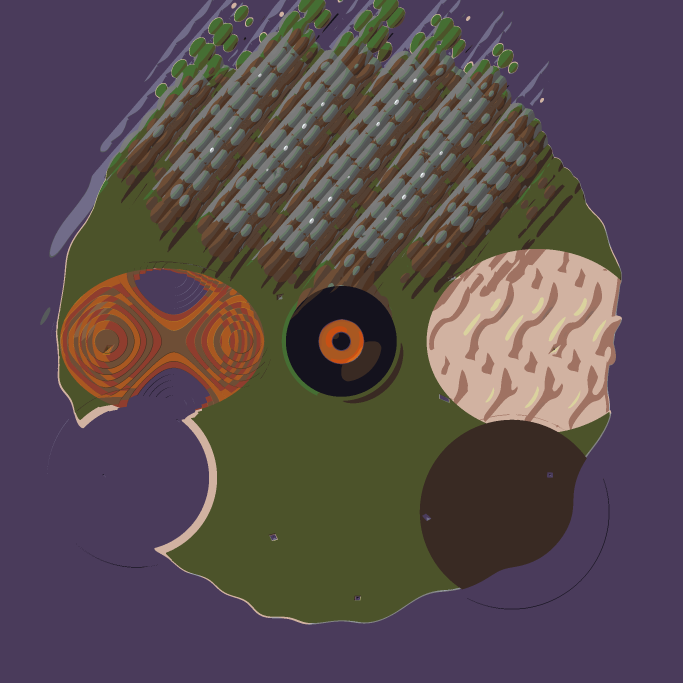
#> input picture worldpainter/ASHFALL_COLOR_TO_TERRAIN_PREVIEW.png, 2048 x 2048 px (shown at 1/3 size)
$ python color_to_terrain.py ../../worldpainter/ASHFALL_COLOR_TO_TERRAIN_PREVIEW.png
#> lines starting #> are read from the running program, lines starting #| are printed output that depends on the picture
#!/usr/bin/env python3
"""
=============================================================================
ASHFALL: Gaea Color-To-Terrain Converter (Python Engine)
Based on creativitRy's ColorToTerrain Algorithm (https://github.com/creativitRy/ColorToTerrain)
=============================================================================
Converts photorealistic Gaea SatMap/RGB Colormaps into native Minecraft blocks
using vectorized color distance matching and geological slope rules.
"""

import os
import sys
import time
from pathlib import Path
from typing import Dict, List, Tuple, Optional, Any

import numpy as np
from PIL import Image

# creativitRy Official Default Minecraft Terrain Palette
COLOR_TO_TERRAIN_PALETTE = [
    {"name": "BareGrass",        "t": 1,   "r": 69,  "g": 110, "b": 51,  "mc_block": "minecraft:grass_block"},
    {"name": "Dirt",             "t": 2,   "r": 134, "g": 96,  "b": 67,  "mc_block": "minecraft:dirt"},
    {"name": "Permadirt",        "t": 3,   "r": 110, "g": 78,  "b": 54,  "mc_block": "minecraft:coarse_dirt"},
    {"name": "Podzol",           "t": 4,   "r": 90,  "g": 63,  "b": 28,  "mc_block": "minecraft:podzol"},
    {"name": "Sand",             "t": 5,   "r": 219, "g": 211, "b": 160, "mc_block": "minecraft:sand"},
    {"name": "RedSand",          "t": 6,   "r": 169, "g": 88,  "b": 33,  "mc_block": "minecraft:red_sand"},
    {"name": "HardenedClay",     "t": 10,  "r": 150, "g": 92,  "b": 66,  "mc_block": "minecraft:terracotta"},
    {"name": "WhiteClay",        "t": 11,  "r": 209, "g": 178, "b": 161, "mc_block": "minecraft:white_terracotta"},
    {"name": "OrangeClay",       "t": 12,  "r": 161, "g": 83,  "b": 37,  "mc_block": "minecraft:orange_terracotta"},
    {"name": "MagentaClay",      "t": 13,  "r": 149, "g": 88,  "b": 108, "mc_block": "minecraft:magenta_terracotta"},
    {"name": "LightBlueClay",    "t": 14,  "r": 113, "g": 108, "b": 137, "mc_block": "minecraft:light_blue_terracotta"},
    {"name": "YellowClay",       "t": 15,  "r": 186, "g": 133, "b": 35,  "mc_block": "minecraft:yellow_terracotta"},
    {"name": "LimeClay",         "t": 16,  "r": 103, "g": 117, "b": 52,  "mc_block": "minecraft:lime_terracotta"},
    {"name": "PinkClay",         "t": 17,  "r": 161, "g": 78,  "b": 78,  "mc_block": "minecraft:pink_terracotta"},
    {"name": "GreyClay",         "t": 18,  "r": 57,  "g": 42,  "b": 35,  "mc_block": "minecraft:gray_terracotta"},
    {"name": "LightGreyClay",    "t": 19,  "r": 135, "g": 106, "b": 97,  "mc_block": "minecraft:light_gray_terracotta"},
    {"name": "CyanClay",         "t": 20,  "r": 86,  "g": 91,  "b": 91,  "mc_block": "minecraft:cyan_terracotta"},
    {"name": "PurpleClay",       "t": 21,  "r": 118, "g": 70,  "b": 86,  "mc_block": "minecraft:purple_terracotta"},
    {"name": "BlueClay",         "t": 22,  "r": 74,  "g": 59,  "b": 91,  "mc_block": "minecraft:blue_terracotta"},
    {"name": "BrownClay",        "t": 23,  "r": 77,  "g": 51,  "b": 35,  "mc_block": "minecraft:brown_terracotta"},
    {"name": "GreenClay",        "t": 24,  "r": 76,  "g": 83,  "b": 42,  "mc_block": "minecraft:green_terracotta"},
    {"name": "RedClay",          "t": 25,  "r": 143, "g": 61,  "b": 46,  "mc_block": "minecraft:red_terracotta"},
    {"name": "BlackClay",        "t": 26,  "r": 37,  "g": 22,  "b": 16,  "mc_block": "minecraft:black_terracotta"},
    {"name": "Sandstone",        "t": 27,  "r": 218, "g": 210, "b": 158, "mc_block": "minecraft:sandstone"},
    {"name": "Stone",            "t": 28,  "r": 125, "g": 125, "b": 125, "mc_block": "minecraft:stone"},
    {"name": "Rock",             "t": 29,  "r": 123, "g": 123, "b": 123, "mc_block": "minecraft:stone"},
    {"name": "Cobblestone",      "t": 30,  "r": 122, "g": 122, "b": 122, "mc_block": "minecraft:cobblestone"},
    {"name": "MossyCobblestone", "t": 31,  "r": 103, "g": 121, "b": 103, "mc_block": "minecraft:mossy_cobblestone"},
    {"name": "Obsidian",         "t": 32,  "r": 20,  "g": 18,  "b": 29,  "mc_block": "minecraft:obsidian"},
    {"name": "Bedrock",          "t": 33,  "r": 83,  "g": 83,  "b": 83,  "mc_block": "minecraft:bedrock"},
    {"name": "Gravel",           "t": 34,  "r": 126, "g": 124, "b": 122, "mc_block": "minecraft:gravel"},
    {"name": "Clay",             "t": 35,  "r": 158, "g": 164, "b": 176, "mc_block": "minecraft:clay"},
    {"name": "Water",            "t": 37,  "r": 47,  "g": 67,  "b": 244, "mc_block": "minecraft:water"},
    {"name": "Lava",             "t": 38,  "r": 216, "g": 104, "b": 26,  "mc_block": "minecraft:lava"},
    {"name": "DeepSnow",         "t": 40,  "r": 239, "g": 251, "b": 251, "mc_block": "minecraft:snow_block"},
    {"name": "Netherrack",       "t": 41,  "r": 111, "g": 54,  "b": 52,  "mc_block": "minecraft:netherrack"},
    {"name": "SoulSand",         "t": 42,  "r": 84,  "g": 64,  "b": 51,  "mc_block": "minecraft:soul_sand"},
    {"name": "Granite",          "t": 71,  "r": 153, "g": 113, "b": 98,  "mc_block": "minecraft:granite"},
    {"name": "Diorite",          "t": 72,  "r": 179, "g": 179, "b": 182, "mc_block": "minecraft:diorite"},
    {"name": "Andesite",         "t": 73,  "r": 130, "g": 131, "b": 131, "mc_block": "minecraft:andesite"},
    {"name": "GrassPath",        "t": 99,  "r": 159, "g": 114, "b": 98,  "mc_block": "minecraft:dirt_path"},
    {"name": "Magma",            "t": 100, "r": 200, "g": 80,  "b": 20,  "mc_block": "minecraft:magma_block"}
]

PAL_RGB = np.array([[p["r"], p["g"], p["b"]] for p in COLOR_TO_TERRAIN_PALETTE], dtype=np.float32)
PAL_T = np.array([p["t"] for p in COLOR_TO_TERRAIN_PALETTE], dtype=np.int32)


class ColorToTerrainConverter:
    """Vectorized Python engine implementing creativitRy's ColorToTerrain matching."""

    @classmethod
    def convert_image(
        cls,
        rgb_image_path: Path,
        output_preview_path: Optional[Path] = None,
        output_indexed_path: Optional[Path] = None,
        slope_mask: Optional[np.ndarray] = None
    ) -> Dict[str, Any]:
        t0 = time.time()
        img = Image.open(rgb_image_path).convert("RGB")
#> img is the input picture: PIL image 2048x2048 RGB; mean R, G, B 87.4, 74.8, 77.3
        w, h = img.size
#> w = 2048; h = 2048
        rgb_arr = np.array(img, dtype=np.float32)

        # Vectorized Euclidean color distance matching:
        # Distance = (R - r)^2 + (G - g)^2 + (B - b)^2
        # rgb_arr shape: (H, W, 3)
        # PAL_RGB shape: (N, 3)
        # Compute squared differences across channels
        r = rgb_arr[:, :, 0, np.newaxis]
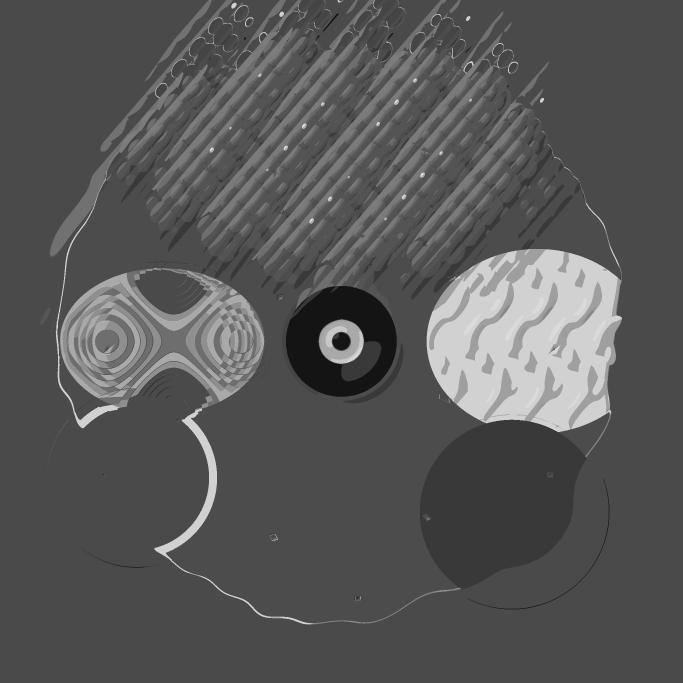
#> r: shape (2048, 2048, 1) float32 (shown at 1/3 size); min 20, max 239, mean 87.4
        g = rgb_arr[:, :, 1, np.newaxis]
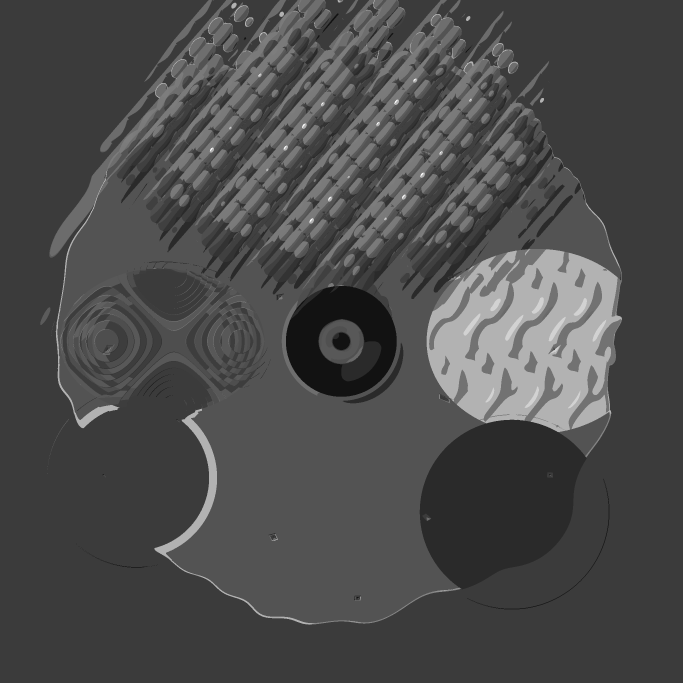
#> g: shape (2048, 2048, 1) float32 (shown at 1/3 size); min 18, max 251, mean 74.8
        b = rgb_arr[:, :, 2, np.newaxis]
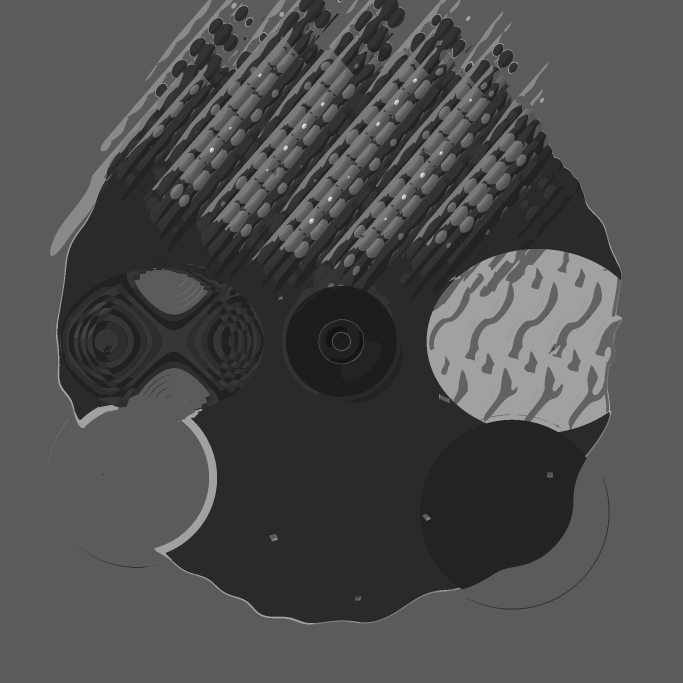
#> b: shape (2048, 2048, 1) float32 (shown at 1/3 size); min 16, max 251, mean 77.3

        pr = PAL_RGB[:, 0]
        pg = PAL_RGB[:, 1]
        pb = PAL_RGB[:, 2]

        # Broadcasted distance computation: (H, W, N)
        dist_sq = (r - pr)**2 + (g - pg)**2 + (b - pb)**2

        # Find closest palette index for each pixel: (H, W)
        best_indices = np.argmin(dist_sq, axis=2).astype(np.int32)
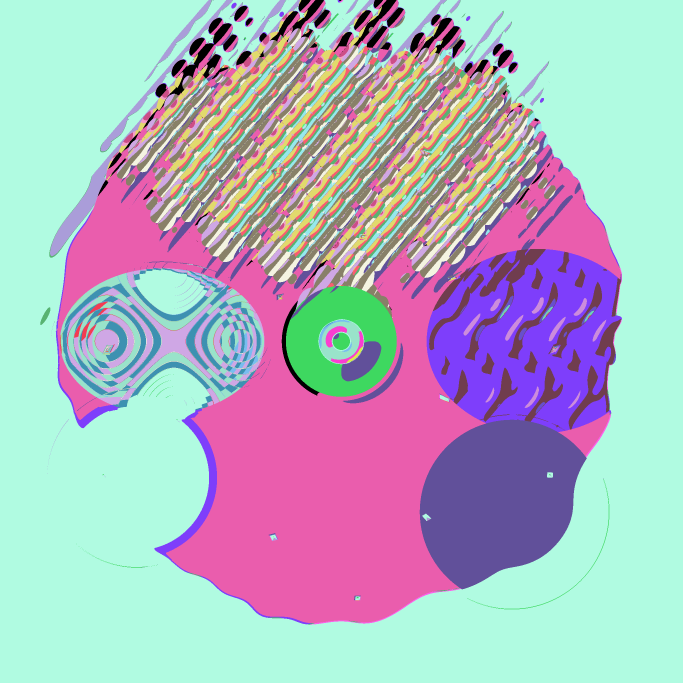
#> best_indices: shape (2048, 2048) int32 (shown at 1/3 size); 37 distinct labels, from 0 to 41; one colour per label, 0 black

        # If slope mask provided (> 45° forced to Rock or Stone):
        if slope_mask is not None:
            rock_idx = next(i for i, p in enumerate(COLOR_TO_TERRAIN_PALETTE) if p["name"] == "Rock")
            best_indices[slope_mask > 45.0] = rock_idx

        # Generate Quantized Color Preview Image
        quantized_rgb = PAL_RGB[best_indices].astype(np.uint8)
        img_preview = Image.fromarray(quantized_rgb, mode="RGB")

        if output_preview_path:
            output_preview_path.parent.mkdir(parents=True, exist_ok=True)
            img_preview.save(output_preview_path)

        # Generate Indexed Palette Image (Pixel value = Terrain Index)
        indexed_terrain_ids = PAL_T[best_indices].astype(np.uint8)
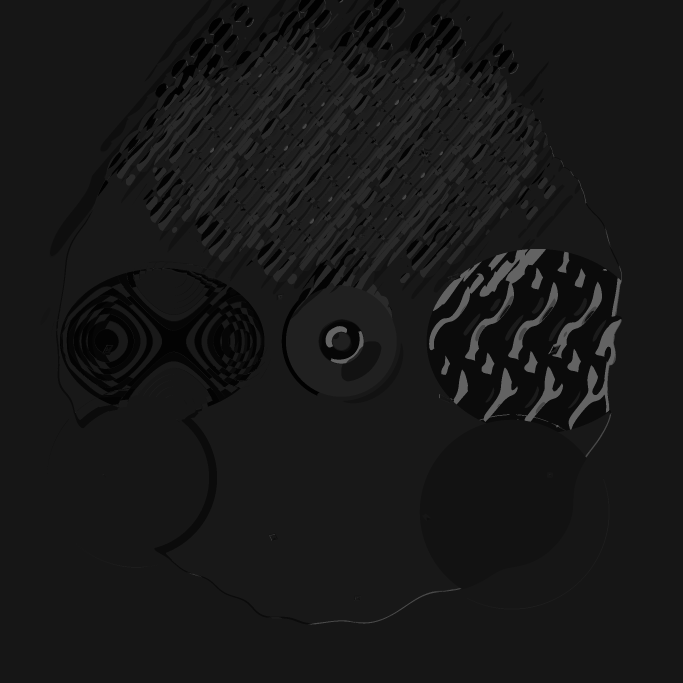
#> indexed_terrain_ids: shape (2048, 2048) (shown at 1/3 size); min 1, max 100, mean 23.5
        img_indexed = Image.fromarray(indexed_terrain_ids, mode="L")

        if output_indexed_path:
            output_indexed_path.parent.mkdir(parents=True, exist_ok=True)
            img_indexed.save(output_indexed_path)

        dt = time.time() - t0
        return {
            "width": w,
            "height": h,
            "pixels_processed": w * h,
            "time_seconds": dt,
            "used_palette_entries": int(len(np.unique(best_indices))),
            "preview_path": str(output_preview_path) if output_preview_path else None,
            "indexed_path": str(output_indexed_path) if output_indexed_path else None
        }


def main():
    import argparse
    parser = argparse.ArgumentParser(description="Gaea ColorToTerrain Python Converter")
    parser.add_argument("input", help="Input RGB splatmap / SatMap PNG")
    parser.add_argument("--out-preview", default="worldpainter/ASHFALL_COLOR_TO_TERRAIN_PREVIEW.png", help="Output preview PNG")
    parser.add_argument("--out-indexed", default="worldpainter/ASHFALL_TERRAIN_INDEXED.png", help="Output indexed terrain PNG")
    args = parser.parse_args()

    res = ColorToTerrainConverter.convert_image(
        Path(args.input),
        output_preview_path=Path(args.out_preview),
        output_indexed_path=Path(args.out_indexed)
    )
#> res = 7 items
    print(f"[✓] ColorToTerrain completed: {res['pixels_processed']:,} pixels mapped in {res['time_seconds']:.2f}s ({res['used_palette_entries']} block types)")
#| [✓] ColorToTerrain completed: 4,194,304 pixels mapped in 6.01s (37 block types)

if __name__ == "__main__":
    main()
